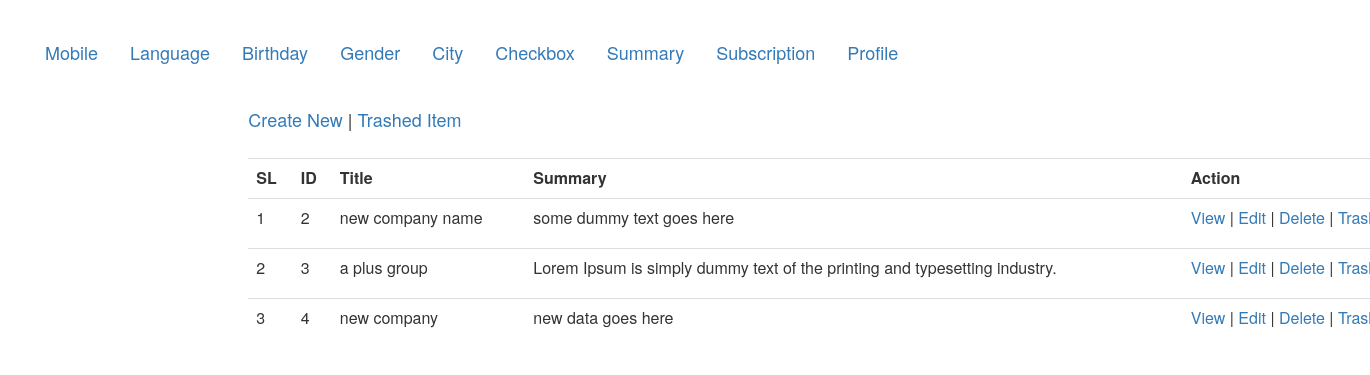
The page /views/ALL_CRUD/Summary/index.php on the database its author committed.
### tables this page shows
CREATE TABLE `summaries` (
  `id` int(11) NOT NULL,
  `title` varchar(50) NOT NULL,
  `summary` text NOT NULL,
  `created_at` datetime NOT NULL,
  `updated_at` datetime DEFAULT NULL,
  `deleted_at` datetime DEFAULT NULL
);

### src/ALL_CRUD/Summary/Summary.php (called while the page is built, shortened)
<?php
class Summary {
    public $db='';
    public function __construct() {
        $this->db=  mysqli_connect("localhost","root","fazil142","atomicproject");
    }
    public function index(){
        $allmobile=array();
        $query="select * from summaries where deleted_at IS NULL";
        $result=mysqli_query($this->db, $query);
        while($row=  mysqli_fetch_assoc($result)){
            $allmobile[]=$row;
        }
        return $allmobile;
    }
}

### views/ALL_CRUD/Summary/index.php (the view, shortened to what this page needs)
<!DOCTYPE html>
<html>
    <head>
        <link rel="stylesheet" type="text/css" href="../../../css/bootstrap.min.css">
        <link rel="stylesheet" type="text/css" href="../../../css/style.css">
    </head>
    <body>
        <div>
            <ul class="nav nav-pills ">
  <li role="presentation"><a href="../../../views/ALL_CRUD/Mobile/index.php">Mobile</a></li>
  <li role="presentation"><a href="../../../views/ALL_CRUD/Language/index.php">Language</a></li>
  <li role="presentation"><a href="../../../views/ALL_CRUD/Birthday/index.php">Birthday</a></li>
  <li role="presentation"><a href="../../../views/ALL_CRUD/Gender/index.php">Gender</a></li>
  <li role="presentation"><a href="../../../views/ALL_CRUD/City/index.php">City</a></li>
  <li role="presentation"><a href="../../../views/ALL_CRUD/Checkbox/index.php">Checkbox</a></li>
  <li role="presentation"><a href="index.php">Summary</a></li>
  <li role="presentation"><a href="../../../views/ALL_CRUD/Subscription/index.php">Subscription</a></li>
  <li role="presentation"><a href="../../../views/ALL_CRUD/ProfilePic/index.php">Profile</a></li>
</ul>
            <h3 class="col-md-10 col-md-offset-2">
            ?></h3>
        </div>
    </body>
</html>
<?php
    $summary=new Summary();
    $result=$summary->index();
?>
<Ul class="nav nav-pills col-md-10 col-md-offset-2 " style="font-size:18px">
    <a href="create.php">Create New</a> |
    <a href="trashed.php">Trashed Item</a>
    <br><br>
</Ul>
<table class="table col-md-10 col-md-offset-2" style="font-size: 16px">
    <tr>
        <th>SL</th>
        <th>ID</th>
        <th>Title</th>
        <th>Summary</th>
        <th>Action</th>
    </tr>
    <?php
    if(!empty($result)){
        $serial=0;
        foreach ($result as $val){
            $serial++;
    ;?>
    <tr>
        <td><?php echo $serial;?></td>
        <td><?php echo $val['id'];?></td>
        <td><?php echo $val['title'];?></td>
        <td><p><?php echo $val['summary'];?></p></td>
        <td>
            <a href="view.php?id=<?php echo $val['id'];?>">View</a> |
            <a href="edit.php?id=<?php echo $val['id'];?>">Edit</a> |
            <a href="delete.php?id=<?php echo $val['id'];?>">Delete</a> |
            <a href="trash.php?id=<?php echo $val['id'];?>">Trash</a>  |
        </td>
    </tr>
    <?php
        }
        }
      else {
    ?>
    <tr>
            <td colspan="3">No data available</td>
    </tr>
    <?php
 }
    ?>
</table>

### css/style.css (style rules this page uses)
body { margin:30px; }
div ul li a { font-size: 18px }

### rows shown on the page
summaries: id "2", title "new company name", summary "some dummy text goes here"
summaries: id "3", title "a plus group", summary "Lorem Ipsum is simply dummy text of the printing and typesetting industry."
summaries: id "4", title "new company", summary "new data goes here"
